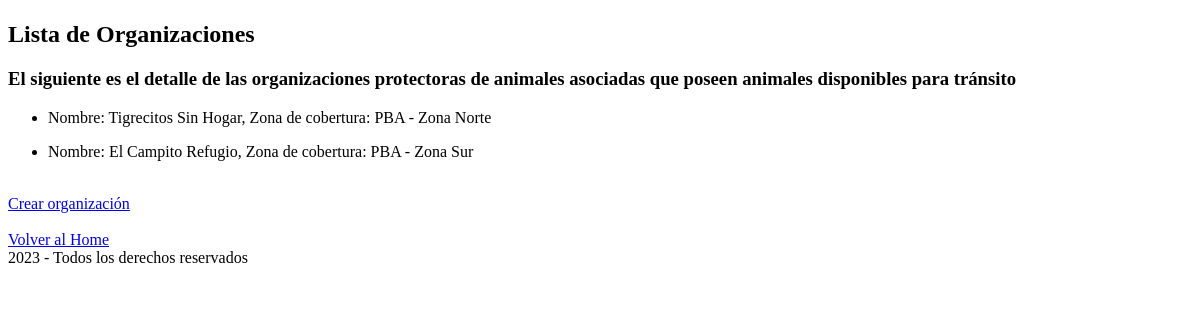
Before: /organizaciones_list/ with the older database file.
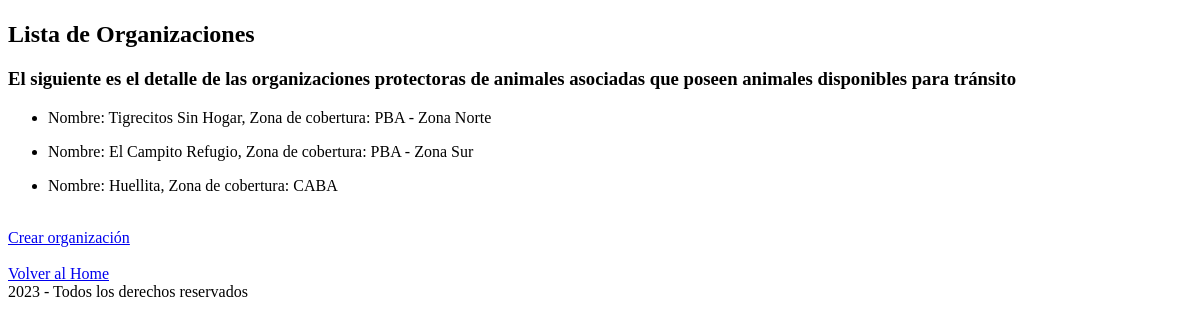
After: the same page with the newer database file.
### apps/home/models.py (models this page shows)
class Organizacion(models.Model):
    nombre = models.CharField(max_length=30)
    email = models.EmailField()
    region_id = models.ForeignKey(Region, on_delete=models.SET_NULL, null=True)
    def __str__(self) -> str:
        return f"Nombre: {self.nombre}, Zona de cobertura: {self.region_id} "

class Region(models.Model):
    nombre = models.CharField(max_length=30)
    def __str__(self) -> str:
        return self.nombre

### apps/home/views.py (the view)
# urls.py: path("organizaciones_list/", views.organizaciones_list, name="organizaciones_list"),
def organizaciones_list(request):
    organizaciones = models.Organizacion.objects.all()
    contexto = {"organizaciones": organizaciones}
    return render(request, 'home/organizaciones_list.html', contexto)

### apps/home/templates/home/organizaciones_list.html
{% extends 'home/base.html' %}
{% block CONTENIDO %}
    {% block content_organizaciones %}
    <h2>Lista de Organizaciones</h2>
    <h3>El siguiente es el detalle de las organizaciones protectoras de animales asociadas que poseen animales disponibles para tránsito</h3>
    {% for organizacion in organizaciones %}
        <ul>
            <li> {{organizacion}}</li>
        </ul>
    {% endfor %}
    {% endblock content_organizaciones %}
    <br>
    <a href="{%url 'home:crear-organizacion'%}"> Crear organización </a>
    <br>
    {% endblock CONTENIDO %}

Changed rows visible on the page:
added Organizacion: nombre+region_id "Nombre: Huellita, Zona de cobertura: CABA"
